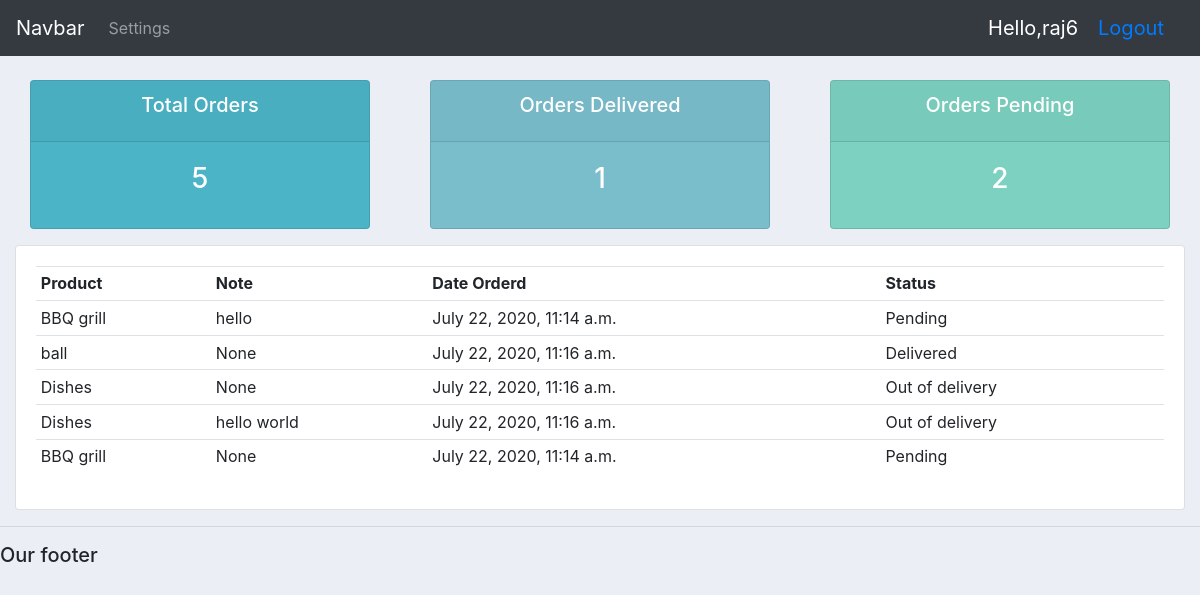
The page /user/ (signed in) on the database its author committed.
### accounts/models.py (models this page shows, shortened)
class Order(models.Model):
    choices = (
        ('Pending','Pending'),
        ('Out of delivery','Out of delivery'),
        ('Delivered','Delivered'),
    )
    customer = models.ForeignKey(Customer,null=True,on_delete=models.SET_NULL)
    product = models.ForeignKey(Product,null=True,on_delete=models.SET_NULL)
    date_created = models.DateTimeField(auto_now_add=True,null=True)
    status = models.CharField(max_length=200,null=True,choices=choices)
    note = models.CharField(max_length=1000,null=True)

class Product(models.Model):
    choices = (
        ('Indoor','Indoor'),
        ('Out door','Out door'),
    )
    name = models.CharField(max_length=200,null=True)
    price = models.FloatField(null=True)
    category = models.CharField(max_length=200,null=True,choices=choices)
    description = models.CharField(max_length=200,null=True,blank=True)
    date_created = models.DateTimeField(auto_now_add=True,null=True)
    tag = models.ManyToManyField(Tag)
    def __str__(self):
        return self.name

### accounts/decorators.py (the view)
        def wrapper_func(request,*args,**kwargs):
            group = None
            if request.user.groups.exists():
                group = request.user.groups.all()[0].name
            if group in allowed_roles:
                return view_func(request,*args,**kwargs)
            else:
                return HttpResponse('you are not alloved to view this page baby')

### accounts/views.py (called while the page is built)
@login_required(login_url='login')
@allowed_users(allowed_roles=['customer'])
def userpage(request):
    orders = request.user.customer.order_set.all()
    total_orders = orders.count()
    orders_delivered = orders.filter(status='Delivered').count()
    orders_pending = orders.filter(status='Pending').count()
    context={
        'orders' : orders,
        'total_orders' : total_orders,
        'orders_pending' : orders_pending,
        'orders_delivered' : orders_delivered,
    }
    return render(request,'accounts/user.html',context)

### accounts/templates/accounts/user.html
{% extends 'accounts/main.html' %} {% block content %}
{% include 'accounts/status.html' %}
<div class="row">
  <div class="col-md">
    <div class="card card-body">
      <table class="table table-sm">
        <tr>
          <th>Product</th>
          <th>Note</th>
          <th>Date Orderd</th>
          <th>Status</th>
        </tr>
        {% for order in orders %}
        <tr>
          <td>{{order.product}}</td>
          <td>{{order.note}}</td>
          <td>{{order.product.date_created}}</td>
          <td>{{order.status}}</td>
        </tr>
        {% endfor %}
      </table>
    </div>
  </div>
</div>
{% endblock %}

### accounts/templates/accounts/navbar.html (shortened to what this page needs)
{% load static %}
<nav class="navbar navbar-expand-lg navbar-dark bg-dark">
  <a class="navbar-brand" href="#">Navbar</a>
  <div class="collapse navbar-collapse" id="navbarNav">
    <ul class="navbar-nav">
      {% if request.user.is_staff %}
      <li class="nav-item active">
        <a class="nav-link" href="{% url 'home' %}">Dashboard</a>
      </li>
      <li class="nav-item">
        <a class="nav-link" href="{% url 'products' %}">Products</a>
      </li>
      {% else %}
      <li class="nav-item">
        <a class="nav-link" href="{% url 'account' %}">Settings</a>
      </li>
    </ul>
    {% endif %}
  </div>
  <span class="hello-msg">Hello,{{request.user}}</span>
  <span class="hello-msg"><a href="{% url 'logout' %}">Logout</a></span>
</nav>

### static/css/main.css (style rules this page uses)
body { background-color: #ebeff5; }

### accounts/templates/accounts/navbar.html (style rules this page uses)
.hello-msg { font-size: 20px; color: #fff; margin-right: 20px; }

### rows shown on the page
Order: product "BBQ grill", note "hello", product.date_created "July 22, 2020, 11:14 a.m.", status "Pending"
Order: product "ball", note "None", product.date_created "July 22, 2020, 11:16 a.m.", status "Delivered"
Order: product "Dishes", note "None", product.date_created "July 22, 2020, 11:16 a.m.", status "Out of delivery"
Order: product "Dishes", note "hello world", product.date_created "July 22, 2020, 11:16 a.m.", status "Out of delivery"
Order: product "BBQ grill", note "None", product.date_created "July 22, 2020, 11:14 a.m.", status "Pending"

### other values the page prints
{{ request.user }} "raj6"
{{ total_orders }} "5"
{{ orders_delivered }} "1"
{{ orders_pending }} "2"
